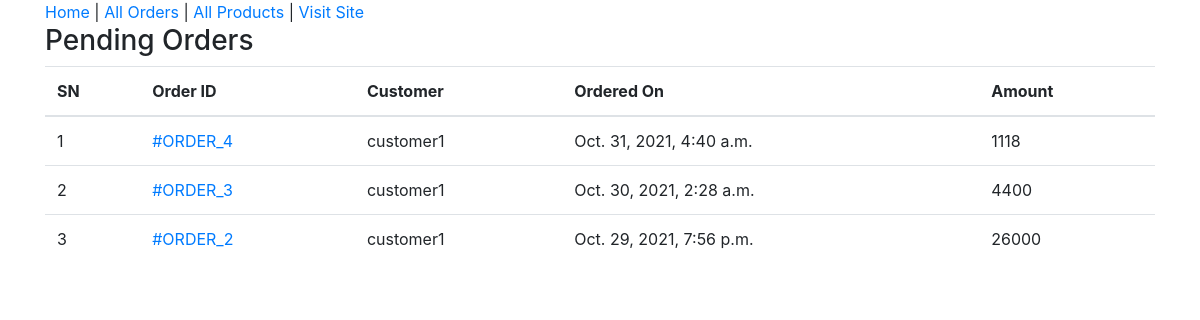
The page /admin-home/ (signed in) on the database its author committed.
### ecomapp/models.py (models this page shows, shortened)
class Order(models.Model):
    cart = models.OneToOneField(Cart, on_delete=models.CASCADE)
    ordered_by = models.CharField(max_length=200)
    shipping_address = models.CharField(max_length=200)
    mobile = models.CharField(max_length=10)
    email = models.EmailField(null=True, blank=True)
    subtotal = models.PositiveIntegerField()
    discount = models.PositiveIntegerField()
    total = models.PositiveIntegerField()
    order_status = models.CharField(max_length=50, choices=ORDER_STATUS)
    created_at = models.DateTimeField(auto_now_add=True)
    payment_method = models.CharField(
        max_length=20, choices=METHOD, default="Cash On Delivery")
    payment_completed = models.BooleanField(
        default=False, null=True, blank=True)

### ecomapp/views.py (the view)
# urls.py: path("admin-home/", AdminHomeView.as_view(), name="adminhome"),
class AdminHomeView(AdminRequiredMixin, TemplateView):
    template_name = "adminpages/adminhome.html"
    def get_context_data(self, **kwargs):
        context = super().get_context_data(**kwargs)
        context["pendingorders"] = Order.objects.filter(
            order_status="Order Received").order_by("-id")
        return context

### ecomapp/views.py (called while the page is built)
    def dispatch(self, request, *args, **kwargs):
        if request.user.is_authenticated and Admin.objects.filter(user=request.user).exists():
            pass
        else:
            return redirect("/admin-login/")
        return super().dispatch(request, *args, **kwargs)

### templates/adminpages/adminhome.html (shortened to what this page needs)
{% extends 'adminpages/adminbase.html' %}
{% block content %}
<div class="container">
    <div class="row">
        <div class="col-md-12">
            <h3>Pending Orders</h3>
            <table class="table">
                <thead>
                    <tr>
                        <th>SN</th>
                        <th>Order ID</th>
                        <th>Customer</th>
                        <th>Ordered On</th>
                        <th>Amount</th>
                    </tr>
                </thead>
                <tbody>
                    {% for order in pendingorders %}
                    <tr>
                        <td>{{forloop.counter}}</td>
                        <td><a href="{% url 'ecomapp:adminorderdetail' order.id %}">#ORDER_{{order.id}}</a></td>
                        <td>{{order.ordered_by}}</td>
                        <td>{{order.created_at}}</td>
                        <td>{{order.total}}</td>
                    </tr>
                    {% endfor %}
                </tbody>
            </table>
        </div>
    </div>
</div>
{% endblock %}

### rows shown on the page
Order: id "4", ordered_by "customer1", created_at "Oct. 31, 2021, 4:40 a.m.", total "1118"
Order: id "3", ordered_by "customer1", created_at "Oct. 30, 2021, 2:28 a.m.", total "4400"
Order: id "2", ordered_by "customer1", created_at "Oct. 29, 2021, 7:56 p.m.", total "26000"
